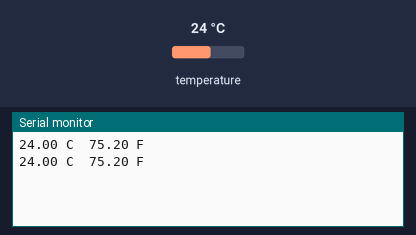
A sketch run on a simulated Arduino Uno, built with avr-gcc and run on an emulated ATmega328P. On the bench: the last lines printed to the serial monitor. Inputs (shaded band) come from the test bench; at power-on: temperature 24 °C.

Above: at 3.3 s.
3.4 s: temperature set to 12 °C
At 4.7 s:
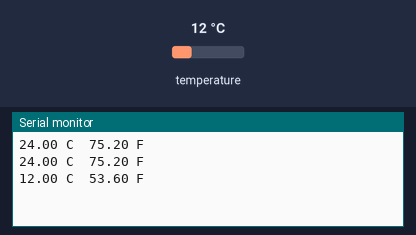
5.9 s: temperature set to 19 °C
At 7.2 s:
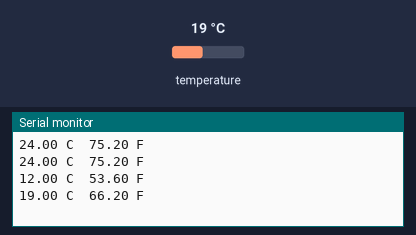
Timing chart, 0 to 8.9 s (numbered marks = the images above; inputs shaded):
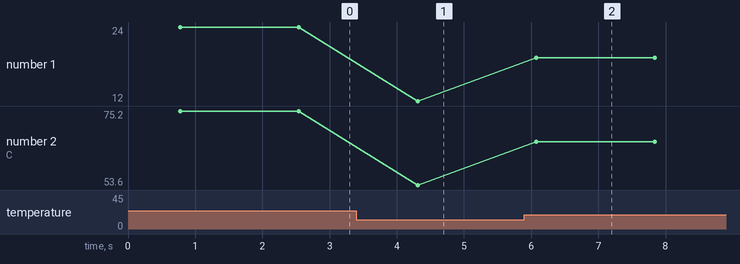

The sketch:

DS18B20_1.ino
```cpp
#include <OneWire.h>
#include <DallasTemperature.h>

#define ONE_WIRE_BUS 2

OneWire oneWire(ONE_WIRE_BUS);

DallasTemperature sensor(&oneWire);

float Celsius = 0;
float Fahrenheit = 0;

void setup() {
  sensor.begin();
  Serial.begin(9600);
}

void loop() {
  sensor.requestTemperatures();

  Celsius = sensor.getTempCByIndex(0);
  Fahrenheit = sensor.toFahrenheit(Celsius);

  Serial.print(Celsius);
  Serial.print(" C  ");
  Serial.print(Fahrenheit);
  Serial.println(" F");

  delay(1000);
}
```

Measured:
- after the input at 3.4 s, the serial monitor: prints a new line after 0.91 s (image 1)
- after the input at 5.9 s, the serial monitor: prints a new line after 0.17 s (image 2)
- plotted number 1: 24 → 12 after the input at 3.4 s, 12 → 19 after the input at 5.9 s
- plotted number 2: 75.2 → 53.6 after the input at 3.4 s, 53.6 → 66.2 after the input at 5.9 s
